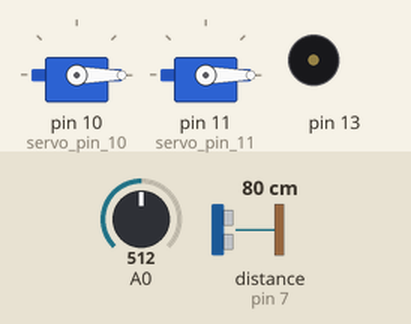
Bench run of a sketch on a simulated Arduino Uno, built with avr-gcc and run on an emulated ATmega328P. Parts: 2 × servo, buzzer (waves = sounding). Wiring (inferred from the names in the program): ultrasonic range finder: trigger pin 6; echo pin 7. The test bench sets the inputs (shaded band); at power-on: distance to the obstacle (sensor on pin 7) 80 cm, A0 = 512. The echo pulse lasts 58.3 µs per cm; what the sketch prints to the serial monitor is not drawn.

Above: at 1.5 s.
1.6 s: distance to the obstacle (sensor on pin 7) set to 66 cm
3.6 s: distance to the obstacle (sensor on pin 7) set to 55 cm
At 4.8 s:
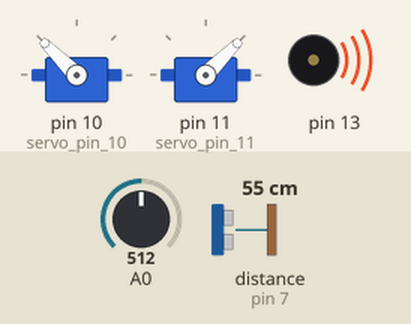
6.0 s: A0 set to 257
9.5 s: A0 set to 242
At 11.2 s:
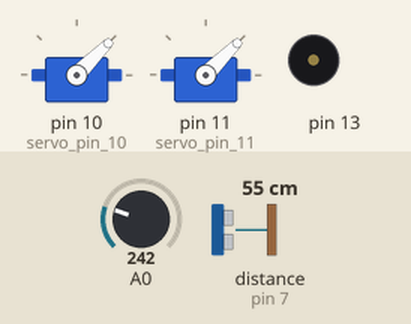
11.5 s: A0 set to 1023
At 13.9 s:
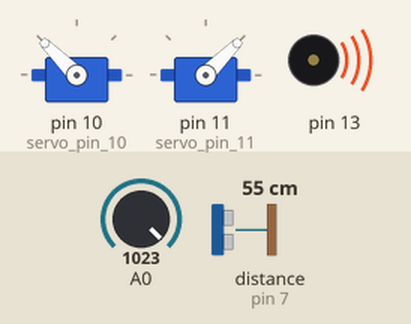
15.0 s: A0 set to 122
At 15.29 s:
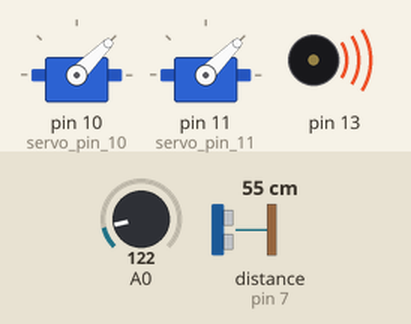
Timing chart, 0 to 18.0 s (numbered marks = the images above; inputs shaded):
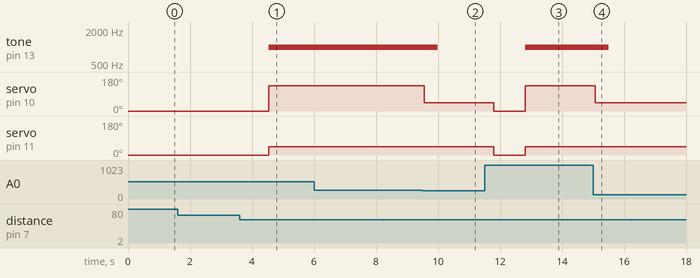

The sketch:

Final_sumo_code.ino
```cpp
#define echoPin 7 // attach pin D2 Arduino to pin Echo of HC-SR04
#define trigPin 6 //attach pin D3 Arduino to pin Trig of HC-SR04
#include <Servo.h>

Servo servo_pin_10;
Servo servo_pin_11;

void eyes();

// defines variables
long duration; // variable for the duration of sound wave travel
int distance; // variable for the distance measurement
int counter;
int detect;
int _ABVAR_1_Light;

void setup() {
  counter = 0;
  detect = 60; // Change detection range by centimeters
  servo_pin_10.attach(10);
  servo_pin_11.attach(11);
  pinMode( 2, INPUT);
  _ABVAR_1_Light = 0;
  pinMode(trigPin, OUTPUT); // Sets the trigPin as an OUTPUT
  pinMode(echoPin, INPUT); // Sets the echoPin as an INPUT
  Serial.begin(9600); // // Serial Communication is starting with 9600 of baudrate speed
  Serial.println("Begin:"); // print some text in Serial Monitor
}
void loop() {
            _ABVAR_1_Light = analogRead(A0) ;
          Serial.print( "Light =" );
          Serial.print( _ABVAR_1_Light );
          Serial.println("");
          Serial.println("");
if ( ( _ABVAR_1_Light ) < ( 250 ) ) { // less than 280 means it's no longer on black floor
     // get off white line

    Serial.print( "Cliff Detected! Steering clear..." );
//    servo_pin_10.write( 45 );//------|
//    servo_pin_11.write( 135 );//     |
//    delay(1000);             //      | ------------------ Backs up for one second, turns in one direction, and then continues scanning for entities.
//    servo_pin_10.write( 135 );//     |
//    servo_pin_11.write( 135 );//-----|
    servo_pin_10.write( 45 );// --|\
    servo_pin_11.write( 135 );//--| \temporary
    delay(450);
    counter = 0; // to start spinning again to find enemy
} else { // code works properly                                                         ====================== ADD IR SENSOR CODE HERE ===========================

  if ( (counter) != 1 ) {  // if no entity found, keep spinning

    Serial.print( "Scanning..." );
    Serial.println("");
    servo_pin_10.write( -100 );
    servo_pin_11.write( -100 );
    delay(200);
    servo_pin_10.detach();
    servo_pin_11.detach();
    eyes();
    delay(500);
    servo_pin_10.attach(10);
    servo_pin_11.attach(11);
  } else { // if counter = 1 that means this code will run (Entity found)
    tone(13, 1000, 500);
    servo_pin_10.write( 135 );
    servo_pin_11.write( 45 );
    Serial.print( "Found!" );
    Serial.println("");
}

  }

}

void eyes()
{
   // Clears the trigPin condition
  digitalWrite(trigPin, LOW);
  delayMicroseconds(2);
  // Sets the trigPin HIGH (ACTIVE) for 10 microseconds
  digitalWrite(trigPin, HIGH);
  delayMicroseconds(10);
  digitalWrite(trigPin, LOW);
  // Reads the echoPin, returns the sound wave travel time in microseconds
  duration = pulseIn(echoPin, HIGH);
  // Calculating the distance
  distance = duration * 0.034 / 2; // Speed of sound wave divided by 2 (go and back)
  // Displays the distance on the Serial Monitor
    Serial.print( "Eye check" );
    Serial.println("");
    if ( (distance) != (0) && (distance) < detect ) { // 90 centimeters
    servo_pin_10.detach();
    servo_pin_11.detach();
    delay(300);
       // Clears the trigPin condition
  digitalWrite(trigPin, LOW);
  delayMicroseconds(2);
  // Sets the trigPin HIGH (ACTIVE) for 10 microseconds
  digitalWrite(trigPin, HIGH);
  delayMicroseconds(10);
  digitalWrite(trigPin, LOW);
  // Reads the echoPin, returns the sound wave travel time in microseconds
  duration = pulseIn(echoPin, HIGH);
  // Calculating the distance
  distance = duration * 0.034 / 2; // Speed of sound wave divided by 2 (go and back)
    if ( (distance) != (0) && (distance) < detect ) {
        counter = 1;
        servo_pin_10.attach(10);
        servo_pin_11.attach(11);
    }
    Serial.print("Distance: ");
    Serial.print(distance);
    Serial.println(" cm");

    }

}
```

Measured:
- the behaviour switches between 61 and 60 cm on distance to the obstacle (sensor on pin 7) (found by bisection; images 0 and 1)
- the behaviour switches between 250 and 249 on A0 (found by bisection; images 1 and 2)
- after the input at 1.6 s, every drawn part: stays the same
- after the input at 3.6 s, tone on pin 13: silent → 1000 Hz after 0.94 s; servo on pin 10 (servo_pin_10): 0° → 135° after 0.94 s; servo on pin 11 (servo_pin_11): 0° → 45° after 0.94 s
- after the input at 6.0 s, every drawn part: stays the same
- after the input at 9.5 s, tone on pin 13: 1000 Hz → silent after 0.49 s; servo on pin 10 (servo_pin_10): 135° → 45° after 0.05 s
- after the input at 11.5 s, tone on pin 13: silent → 1000 Hz after 1.3 s; servo on pin 10 (servo_pin_10): 45° → 0° after 0.30 s, → 135° 1.0 s later; servo on pin 11 (servo_pin_11): 45° → 0° after 0.30 s, → 45° 1.0 s later
- after the input at 15.0 s, tone on pin 13: 1000 Hz → silent after 0.51 s; servo on pin 10 (servo_pin_10): 135° → 45° after 0.07 s
